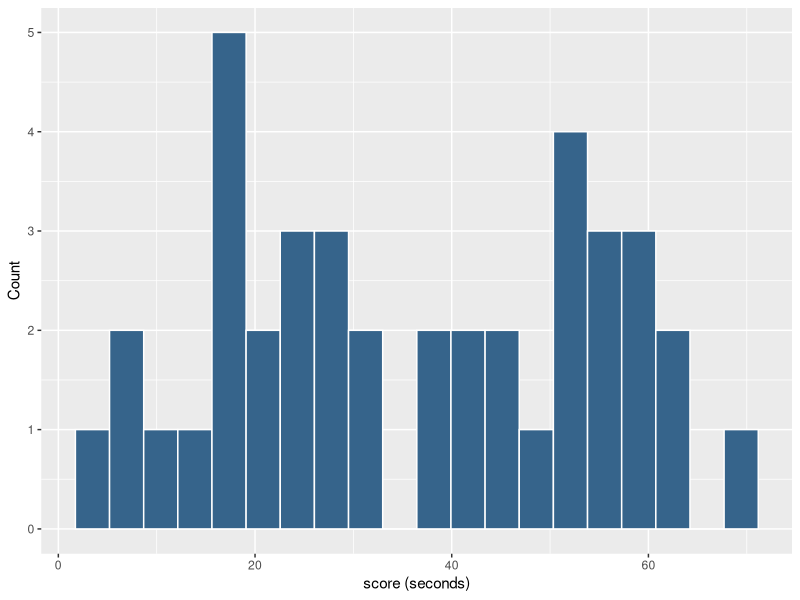

This chart was generated by the following R code:
## ---- chunk 1
library(tidyverse)
set.seed(10)

dat1 = round(rnorm(20, 20, 10),2)
dat2 = round(rnorm(20, 60, 10),2)
mydat = c(dat1,dat2)

hist_dat <- tibble(
  scores = mydat
)

hist_dat %>%
    ggplot(., aes(x=scores)) +
    geom_histogram(bins = 20, color = "white", fill = "steelblue4") +
    labs(x = "score (seconds)", y = "Count")
